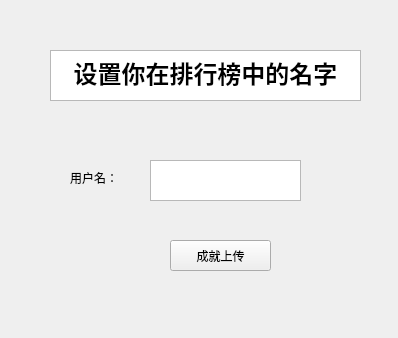
<?xml version="1.0" encoding="UTF-8"?>
<ui version="4.0">
 <class>Form</class>
 <widget class="QWidget" name="Form">
  <property name="geometry">
   <rect>
    <x>0</x>
    <y>0</y>
    <width>398</width>
    <height>338</height>
   </rect>
  </property>
  <property name="windowTitle">
   <string>成就上传</string>
  </property>
  <widget class="QPlainTextEdit" name="plainTextEdit_name">
   <property name="geometry">
    <rect>
     <x>150</x>
     <y>160</y>
     <width>151</width>
     <height>41</height>
    </rect>
   </property>
  </widget>
  <widget class="QLabel" name="label">
   <property name="geometry">
    <rect>
     <x>70</x>
     <y>168</y>
     <width>61</width>
     <height>20</height>
    </rect>
   </property>
   <property name="text">
    <string>用户名：</string>
   </property>
  </widget>
  <widget class="QPushButton" name="pushButton">
   <property name="geometry">
    <rect>
     <x>170</x>
     <y>240</y>
     <width>101</width>
     <height>31</height>
    </rect>
   </property>
   <property name="text">
    <string>成就上传</string>
   </property>
  </widget>
  <widget class="QTextBrowser" name="textBrowser">
   <property name="geometry">
    <rect>
     <x>50</x>
     <y>50</y>
     <width>311</width>
     <height>51</height>
    </rect>
   </property>
   <property name="html">
    <string>&lt;!DOCTYPE HTML PUBLIC &quot;-//W3C//DTD HTML 4.0//EN&quot; &quot;http://www.w3.org/TR/REC-html40/strict.dtd&quot;&gt;
&lt;html&gt;&lt;head&gt;&lt;meta name=&quot;qrichtext&quot; content=&quot;1&quot; /&gt;&lt;style type=&quot;text/css&quot;&gt;
p, li { white-space: pre-wrap; }
&lt;/style&gt;&lt;/head&gt;&lt;body style=&quot; font-family:'SimSun'; font-size:9pt; font-weight:400; font-style:normal;&quot;&gt;
&lt;p align=&quot;center&quot; style=&quot; margin-top:0px; margin-bottom:0px; margin-left:0px; margin-right:0px; -qt-block-indent:0; text-indent:0px;&quot;&gt;&lt;span style=&quot; font-size:18pt; font-weight:600;&quot;&gt;设置你在排行榜中的名字&lt;/span&gt;&lt;/p&gt;&lt;/body&gt;&lt;/html&gt;</string>
   </property>
  </widget>
 </widget>
 <resources/>
 <connections/>
</ui>
